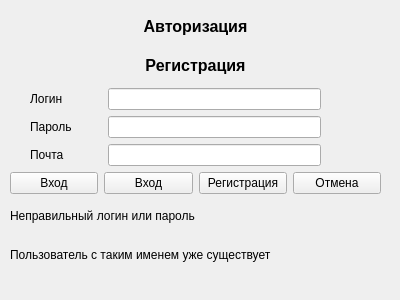
<?xml version="1.0" encoding="UTF-8"?>
<ui version="4.0">
 <class>authform</class>
 <widget class="QWidget" name="authform">
  <property name="geometry">
   <rect>
    <x>0</x>
    <y>0</y>
    <width>400</width>
    <height>300</height>
   </rect>
  </property>
  <property name="windowTitle">
   <string>Form</string>
  </property>
  <widget class="QWidget" name="layoutWidget">
   <property name="geometry">
    <rect>
     <x>10</x>
     <y>10</y>
     <width>371</width>
     <height>281</height>
    </rect>
   </property>
   <layout class="QVBoxLayout" name="verticalLayout" stretch="0,0,30,10,0,0">
    <property name="topMargin">
     <number>0</number>
    </property>
    <property name="bottomMargin">
     <number>20</number>
    </property>
    <item>
     <widget class="QLabel" name="auth_label">
      <property name="text">
       <string>&lt;html&gt;&lt;head/&gt;&lt;body&gt;&lt;p align=&quot;center&quot;&gt;&lt;span style=&quot; font-size:12pt; font-weight:700;&quot;&gt;Авторизация&lt;/span&gt;&lt;/p&gt;&lt;/body&gt;&lt;/html&gt;</string>
      </property>
     </widget>
    </item>
    <item>
     <widget class="QLabel" name="reg_label">
      <property name="text">
       <string>&lt;html&gt;&lt;head/&gt;&lt;body&gt;&lt;p align=&quot;center&quot;&gt;&lt;span style=&quot; font-size:12pt; font-weight:700;&quot;&gt;Регистрация&lt;/span&gt;&lt;/p&gt;&lt;/body&gt;&lt;/html&gt;</string>
      </property>
     </widget>
    </item>
    <item>
     <layout class="QHBoxLayout" name="auth_horizontalLayout">
      <item>
       <layout class="QVBoxLayout" name="auth_lables_verticalLayout">
        <property name="leftMargin">
         <number>20</number>
        </property>
        <item>
         <widget class="QLabel" name="log_label">
          <property name="text">
           <string>Логин</string>
          </property>
         </widget>
        </item>
        <item>
         <widget class="QLabel" name="pas_label">
          <property name="text">
           <string>Пароль</string>
          </property>
         </widget>
        </item>
        <item>
         <widget class="QLabel" name="email_label">
          <property name="text">
           <string>Почта</string>
          </property>
         </widget>
        </item>
       </layout>
      </item>
      <item>
       <layout class="QVBoxLayout" name="lines_verticalLayout" stretch="0,0,0">
        <property name="leftMargin">
         <number>30</number>
        </property>
        <property name="rightMargin">
         <number>60</number>
        </property>
        <item>
         <widget class="QLineEdit" name="log_lineEdit"/>
        </item>
        <item>
         <widget class="QLineEdit" name="pas_lineEdit"/>
        </item>
        <item>
         <widget class="QLineEdit" name="email_lineEdit"/>
        </item>
       </layout>
      </item>
     </layout>
    </item>
    <item>
     <layout class="QHBoxLayout" name="buttons_horizontalLayout">
      <item>
       <widget class="QPushButton" name="sign_in_pushButton">
        <property name="text">
         <string>Вход</string>
        </property>
       </widget>
      </item>
      <item>
       <widget class="QPushButton" name="sign_up2_pushButton">
        <property name="text">
         <string>Вход</string>
        </property>
       </widget>
      </item>
      <item>
       <widget class="QPushButton" name="sign_up_pushButton">
        <property name="text">
         <string>Регистрация</string>
        </property>
       </widget>
      </item>
      <item>
       <widget class="QPushButton" name="exit_pushButton">
        <property name="text">
         <string>Отмена</string>
        </property>
       </widget>
      </item>
     </layout>
    </item>
    <item>
     <widget class="QLabel" name="error_label">
      <property name="text">
       <string>Неправильный логин или пароль</string>
      </property>
     </widget>
    </item>
    <item>
     <widget class="QLabel" name="error_reg_label">
      <property name="text">
       <string>Пользователь с таким именем уже существует</string>
      </property>
     </widget>
    </item>
   </layout>
  </widget>
 </widget>
 <resources/>
 <connections/>
</ui>
